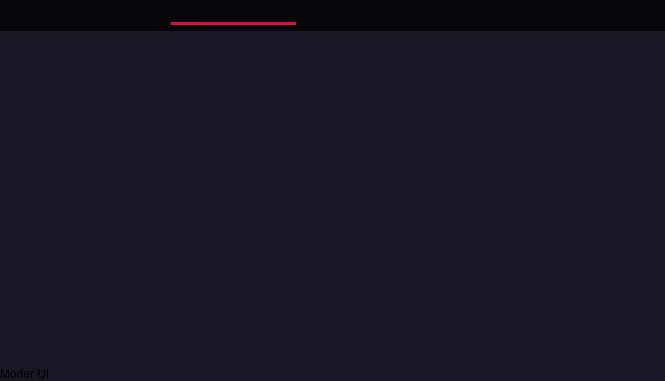
<?xml version="1.0" encoding="UTF-8"?>
<ui version="4.0">
 <class>MainWindow</class>
 <widget class="QMainWindow" name="MainWindow">
  <property name="geometry">
   <rect>
    <x>0</x>
    <y>0</y>
    <width>665</width>
    <height>381</height>
   </rect>
  </property>
  <property name="windowTitle">
   <string>MainWindow</string>
  </property>
  <property name="styleSheet">
   <string notr="true">*{
border:none;
}
</string>
  </property>
  <widget class="QWidget" name="centralwidget">
   <property name="styleSheet">
    <string notr="true">background-color: rgb(24, 24, 36);</string>
   </property>
   <layout class="QHBoxLayout" name="horizontalLayout">
    <property name="spacing">
     <number>0</number>
    </property>
    <property name="leftMargin">
     <number>0</number>
    </property>
    <property name="topMargin">
     <number>0</number>
    </property>
    <property name="rightMargin">
     <number>0</number>
    </property>
    <property name="bottomMargin">
     <number>0</number>
    </property>
    <item>
     <widget class="QFrame" name="slide_menu_container">
      <property name="maximumSize">
       <size>
        <width>0</width>
        <height>16777215</height>
       </size>
      </property>
      <property name="styleSheet">
       <string notr="true">background-color: rgb(9, 5, 13);</string>
      </property>
      <property name="frameShape">
       <enum>QFrame::StyledPanel</enum>
      </property>
      <property name="frameShadow">
       <enum>QFrame::Raised</enum>
      </property>
      <layout class="QVBoxLayout" name="verticalLayout_2">
       <property name="spacing">
        <number>0</number>
       </property>
       <property name="leftMargin">
        <number>0</number>
       </property>
       <property name="topMargin">
        <number>0</number>
       </property>
       <property name="rightMargin">
        <number>0</number>
       </property>
       <property name="bottomMargin">
        <number>0</number>
       </property>
       <item>
        <widget class="QFrame" name="slide_menu">
         <property name="minimumSize">
          <size>
           <width>198</width>
           <height>0</height>
          </size>
         </property>
         <property name="frameShape">
          <enum>QFrame::StyledPanel</enum>
         </property>
         <property name="frameShadow">
          <enum>QFrame::Raised</enum>
         </property>
         <layout class="QVBoxLayout" name="verticalLayout_5">
          <property name="spacing">
           <number>0</number>
          </property>
          <property name="leftMargin">
           <number>0</number>
          </property>
          <property name="topMargin">
           <number>0</number>
          </property>
          <property name="rightMargin">
           <number>0</number>
          </property>
          <property name="bottomMargin">
           <number>0</number>
          </property>
          <item alignment="Qt::AlignTop">
           <widget class="QFrame" name="frame_7">
            <property name="frameShape">
             <enum>QFrame::StyledPanel</enum>
            </property>
            <property name="frameShadow">
             <enum>QFrame::Raised</enum>
            </property>
            <layout class="QHBoxLayout" name="horizontalLayout_8">
             <item alignment="Qt::AlignLeft|Qt::AlignTop">
              <widget class="QLabel" name="label_2">
               <property name="font">
                <font>
                 <pointsize>12</pointsize>
                </font>
               </property>
               <property name="text">
                <string>GES APP</string>
               </property>
              </widget>
             </item>
             <item alignment="Qt::AlignLeft|Qt::AlignTop">
              <widget class="QLabel" name="label_3">
               <property name="text">
                <string/>
               </property>
               <property name="pixmap">
                <pixmap resource="resource.qrc">:/icons/icons/thermometer.svg</pixmap>
               </property>
              </widget>
             </item>
            </layout>
           </widget>
          </item>
          <item>
           <widget class="QFrame" name="frame_8">
            <property name="sizePolicy">
             <sizepolicy hsizetype="Preferred" vsizetype="Expanding">
              <horstretch>0</horstretch>
              <verstretch>0</verstretch>
             </sizepolicy>
            </property>
            <property name="frameShape">
             <enum>QFrame::StyledPanel</enum>
            </property>
            <property name="frameShadow">
             <enum>QFrame::Raised</enum>
            </property>
            <layout class="QVBoxLayout" name="verticalLayout_6">
             <property name="spacing">
              <number>0</number>
             </property>
             <property name="leftMargin">
              <number>0</number>
             </property>
             <property name="topMargin">
              <number>0</number>
             </property>
             <property name="rightMargin">
              <number>0</number>
             </property>
             <property name="bottomMargin">
              <number>0</number>
             </property>
             <item>
              <widget class="QToolBox" name="toolBox">
               <property name="styleSheet">
                <string notr="true">QToolBox{
	background-color: rgb(24, 24, 36);
text-align:left;
}

QToolBox::tab{
border-radius:5px;
	background-color: rgb(17, 16, 26);
text-align:left;
}

</string>
               </property>
               <property name="currentIndex">
                <number>1</number>
               </property>
               <widget class="QWidget" name="page">
                <property name="geometry">
                 <rect>
                  <x>0</x>
                  <y>0</y>
                  <width>198</width>
                  <height>193</height>
                 </rect>
                </property>
                <attribute name="icon">
                 <iconset resource="resource.qrc">
                  <normaloff>:/icons/icons/chevron-down.svg</normaloff>:/icons/icons/chevron-down.svg</iconset>
                </attribute>
                <attribute name="label">
                 <string>Bloc 1</string>
                </attribute>
                <layout class="QVBoxLayout" name="verticalLayout_7">
                 <property name="spacing">
                  <number>0</number>
                 </property>
                 <property name="leftMargin">
                  <number>0</number>
                 </property>
                 <property name="topMargin">
                  <number>0</number>
                 </property>
                 <property name="rightMargin">
                  <number>0</number>
                 </property>
                 <property name="bottomMargin">
                  <number>0</number>
                 </property>
                 <item alignment="Qt::AlignTop">
                  <widget class="QFrame" name="frame_10">
                   <property name="frameShape">
                    <enum>QFrame::StyledPanel</enum>
                   </property>
                   <property name="frameShadow">
                    <enum>QFrame::Raised</enum>
                   </property>
                   <layout class="QVBoxLayout" name="verticalLayout_8">
                    <property name="spacing">
                     <number>0</number>
                    </property>
                    <property name="leftMargin">
                     <number>0</number>
                    </property>
                    <property name="topMargin">
                     <number>0</number>
                    </property>
                    <property name="rightMargin">
                     <number>0</number>
                    </property>
                    <property name="bottomMargin">
                     <number>0</number>
                    </property>
                    <item>
                     <widget class="QPushButton" name="pushButton_10">
                      <property name="text">
                       <string>Item 1</string>
                      </property>
                      <property name="icon">
                       <iconset resource="resource.qrc">
                        <normaloff>:/icons/icons/alert-triangle.svg</normaloff>:/icons/icons/alert-triangle.svg</iconset>
                      </property>
                     </widget>
                    </item>
                    <item>
                     <widget class="QPushButton" name="pushButton_11">
                      <property name="text">
                       <string>Item 2</string>
                      </property>
                      <property name="icon">
                       <iconset resource="resource.qrc">
                        <normaloff>:/icons/icons/bar-chart-2.svg</normaloff>:/icons/icons/bar-chart-2.svg</iconset>
                      </property>
                     </widget>
                    </item>
                    <item>
                     <widget class="QPushButton" name="pushButton_12">
                      <property name="text">
                       <string>Item 3</string>
                      </property>
                      <property name="icon">
                       <iconset resource="resource.qrc">
                        <normaloff>:/icons/icons/key.svg</normaloff>:/icons/icons/key.svg</iconset>
                      </property>
                     </widget>
                    </item>
                   </layout>
                  </widget>
                 </item>
                </layout>
               </widget>
               <widget class="QWidget" name="page_2">
                <property name="geometry">
                 <rect>
                  <x>0</x>
                  <y>0</y>
                  <width>198</width>
                  <height>193</height>
                 </rect>
                </property>
                <attribute name="icon">
                 <iconset resource="resource.qrc">
                  <normaloff>:/icons/icons/chevron-down.svg</normaloff>:/icons/icons/chevron-down.svg</iconset>
                </attribute>
                <attribute name="label">
                 <string>Bloc 2</string>
                </attribute>
                <layout class="QVBoxLayout" name="verticalLayout_9">
                 <property name="spacing">
                  <number>0</number>
                 </property>
                 <property name="leftMargin">
                  <number>0</number>
                 </property>
                 <property name="topMargin">
                  <number>0</number>
                 </property>
                 <property name="rightMargin">
                  <number>0</number>
                 </property>
                 <property name="bottomMargin">
                  <number>0</number>
                 </property>
                 <item alignment="Qt::AlignTop">
                  <widget class="QFrame" name="frame_11">
                   <property name="frameShape">
                    <enum>QFrame::StyledPanel</enum>
                   </property>
                   <property name="frameShadow">
                    <enum>QFrame::Raised</enum>
                   </property>
                   <layout class="QVBoxLayout" name="verticalLayout_10">
                    <property name="spacing">
                     <number>0</number>
                    </property>
                    <property name="leftMargin">
                     <number>0</number>
                    </property>
                    <property name="topMargin">
                     <number>0</number>
                    </property>
                    <property name="rightMargin">
                     <number>0</number>
                    </property>
                    <property name="bottomMargin">
                     <number>0</number>
                    </property>
                    <item>
                     <widget class="QPushButton" name="pushButton_13">
                      <property name="text">
                       <string>Sub menu 1</string>
                      </property>
                      <property name="icon">
                       <iconset resource="resource.qrc">
                        <normaloff>:/icons/icons/printer.svg</normaloff>:/icons/icons/printer.svg</iconset>
                      </property>
                     </widget>
                    </item>
                    <item>
                     <widget class="QPushButton" name="pushButton_14">
                      <property name="text">
                       <string>Sub menu 2</string>
                      </property>
                      <property name="icon">
                       <iconset resource="resource.qrc">
                        <normaloff>:/icons/icons/phone-incoming.svg</normaloff>:/icons/icons/phone-incoming.svg</iconset>
                      </property>
                     </widget>
                    </item>
                   </layout>
                  </widget>
                 </item>
                </layout>
               </widget>
               <widget class="QWidget" name="page_3">
                <property name="geometry">
                 <rect>
                  <x>0</x>
                  <y>0</y>
                  <width>198</width>
                  <height>193</height>
                 </rect>
                </property>
                <attribute name="icon">
                 <iconset resource="resource.qrc">
                  <normaloff>:/icons/icons/chevron-down.svg</normaloff>:/icons/icons/chevron-down.svg</iconset>
                </attribute>
                <attribute name="label">
                 <string>Bloc 3</string>
                </attribute>
               </widget>
               <widget class="QWidget" name="page_4">
                <property name="geometry">
                 <rect>
                  <x>0</x>
                  <y>0</y>
                  <width>198</width>
                  <height>193</height>
                 </rect>
                </property>
                <attribute name="icon">
                 <iconset resource="resource.qrc">
                  <normaloff>:/icons/icons/chevron-down.svg</normaloff>:/icons/icons/chevron-down.svg</iconset>
                </attribute>
                <attribute name="label">
                 <string>Bloc 4</string>
                </attribute>
               </widget>
              </widget>
             </item>
            </layout>
           </widget>
          </item>
          <item alignment="Qt::AlignBottom">
           <widget class="QFrame" name="frame_9">
            <property name="frameShape">
             <enum>QFrame::StyledPanel</enum>
            </property>
            <property name="frameShadow">
             <enum>QFrame::Raised</enum>
            </property>
            <layout class="QHBoxLayout" name="horizontalLayout_9">
             <property name="spacing">
              <number>0</number>
             </property>
             <property name="leftMargin">
              <number>0</number>
             </property>
             <property name="topMargin">
              <number>0</number>
             </property>
             <property name="rightMargin">
              <number>0</number>
             </property>
             <property name="bottomMargin">
              <number>0</number>
             </property>
             <item alignment="Qt::AlignLeft|Qt::AlignBottom">
              <widget class="QPushButton" name="exit_button">
               <property name="text">
                <string>Exit</string>
               </property>
               <property name="icon">
                <iconset resource="resource.qrc">
                 <normaloff>:/icons/icons/external-link.svg</normaloff>:/icons/icons/external-link.svg</iconset>
               </property>
               <property name="iconSize">
                <size>
                 <width>16</width>
                 <height>16</height>
                </size>
               </property>
              </widget>
             </item>
            </layout>
           </widget>
          </item>
         </layout>
        </widget>
       </item>
      </layout>
     </widget>
    </item>
    <item>
     <widget class="QFrame" name="main_body">
      <property name="frameShape">
       <enum>QFrame::StyledPanel</enum>
      </property>
      <property name="frameShadow">
       <enum>QFrame::Raised</enum>
      </property>
      <layout class="QVBoxLayout" name="verticalLayout">
       <property name="spacing">
        <number>0</number>
       </property>
       <property name="leftMargin">
        <number>0</number>
       </property>
       <property name="topMargin">
        <number>0</number>
       </property>
       <property name="rightMargin">
        <number>0</number>
       </property>
       <property name="bottomMargin">
        <number>0</number>
       </property>
       <item alignment="Qt::AlignTop">
        <widget class="QFrame" name="header_frame">
         <property name="styleSheet">
          <string notr="true">background-color: rgb(9, 5, 13);</string>
         </property>
         <property name="frameShape">
          <enum>QFrame::StyledPanel</enum>
         </property>
         <property name="frameShadow">
          <enum>QFrame::Raised</enum>
         </property>
         <layout class="QHBoxLayout" name="horizontalLayout_2">
          <property name="spacing">
           <number>6</number>
          </property>
          <property name="leftMargin">
           <number>6</number>
          </property>
          <property name="topMargin">
           <number>6</number>
          </property>
          <property name="rightMargin">
           <number>6</number>
          </property>
          <property name="bottomMargin">
           <number>6</number>
          </property>
          <item alignment="Qt::AlignLeft|Qt::AlignTop">
           <widget class="QFrame" name="frame_4">
            <property name="frameShape">
             <enum>QFrame::StyledPanel</enum>
            </property>
            <property name="frameShadow">
             <enum>QFrame::Raised</enum>
            </property>
            <layout class="QHBoxLayout" name="horizontalLayout_7">
             <property name="spacing">
              <number>0</number>
             </property>
             <property name="leftMargin">
              <number>0</number>
             </property>
             <property name="topMargin">
              <number>0</number>
             </property>
             <property name="rightMargin">
              <number>0</number>
             </property>
             <property name="bottomMargin">
              <number>0</number>
             </property>
             <item alignment="Qt::AlignLeft|Qt::AlignTop">
              <widget class="QPushButton" name="open_close_sidebar_button">
               <property name="text">
                <string/>
               </property>
               <property name="icon">
                <iconset resource="resource.qrc">
                 <normaloff>:/icons/icons/align-left.svg</normaloff>:/icons/icons/align-left.svg</iconset>
               </property>
               <property name="iconSize">
                <size>
                 <width>32</width>
                 <height>32</height>
                </size>
               </property>
              </widget>
             </item>
            </layout>
           </widget>
          </item>
          <item alignment="Qt::AlignLeft|Qt::AlignTop">
           <widget class="QFrame" name="frame_3">
            <property name="frameShape">
             <enum>QFrame::StyledPanel</enum>
            </property>
            <property name="frameShadow">
             <enum>QFrame::Raised</enum>
            </property>
            <layout class="QHBoxLayout" name="horizontalLayout_6">
             <property name="spacing">
              <number>0</number>
             </property>
             <property name="leftMargin">
              <number>0</number>
             </property>
             <property name="topMargin">
              <number>0</number>
             </property>
             <property name="rightMargin">
              <number>0</number>
             </property>
             <property name="bottomMargin">
              <number>0</number>
             </property>
             <item alignment="Qt::AlignLeft">
              <widget class="QLineEdit" name="lineEdit">
               <property name="minimumSize">
                <size>
                 <width>125</width>
                 <height>0</height>
                </size>
               </property>
               <property name="styleSheet">
                <string notr="true">border-bottom:3px solid rgb(230,5,64);</string>
               </property>
               <property name="placeholderText">
                <string>Seach</string>
               </property>
              </widget>
             </item>
             <item alignment="Qt::AlignLeft">
              <widget class="QPushButton" name="pushButton_6">
               <property name="text">
                <string/>
               </property>
               <property name="icon">
                <iconset resource="resource.qrc">
                 <normaloff>:/icons/icons/search.svg</normaloff>:/icons/icons/search.svg</iconset>
               </property>
              </widget>
             </item>
            </layout>
           </widget>
          </item>
          <item alignment="Qt::AlignHCenter|Qt::AlignTop">
           <widget class="QFrame" name="frame_2">
            <property name="frameShape">
             <enum>QFrame::StyledPanel</enum>
            </property>
            <property name="frameShadow">
             <enum>QFrame::Raised</enum>
            </property>
            <layout class="QHBoxLayout" name="horizontalLayout_5">
             <property name="leftMargin">
              <number>0</number>
             </property>
             <property name="topMargin">
              <number>0</number>
             </property>
             <property name="rightMargin">
              <number>0</number>
             </property>
             <property name="bottomMargin">
              <number>0</number>
             </property>
             <item>
              <widget class="QPushButton" name="pushButton_5">
               <property name="text">
                <string/>
               </property>
               <property name="icon">
                <iconset resource="resource.qrc">
                 <normaloff>:/icons/icons/user.svg</normaloff>:/icons/icons/user.svg</iconset>
               </property>
              </widget>
             </item>
             <item>
              <widget class="QPushButton" name="pushButton_4">
               <property name="text">
                <string/>
               </property>
               <property name="icon">
                <iconset resource="resource.qrc">
                 <normaloff>:/icons/icons/bell.svg</normaloff>:/icons/icons/bell.svg</iconset>
               </property>
              </widget>
             </item>
            </layout>
           </widget>
          </item>
          <item alignment="Qt::AlignRight|Qt::AlignTop">
           <widget class="QFrame" name="frame">
            <property name="frameShape">
             <enum>QFrame::StyledPanel</enum>
            </property>
            <property name="frameShadow">
             <enum>QFrame::Raised</enum>
            </property>
            <layout class="QHBoxLayout" name="horizontalLayout_4">
             <property name="spacing">
              <number>0</number>
             </property>
             <property name="leftMargin">
              <number>0</number>
             </property>
             <property name="topMargin">
              <number>0</number>
             </property>
             <property name="rightMargin">
              <number>0</number>
             </property>
             <property name="bottomMargin">
              <number>0</number>
             </property>
             <item>
              <widget class="QPushButton" name="minimize_window_button">
               <property name="text">
                <string/>
               </property>
               <property name="icon">
                <iconset resource="resource.qrc">
                 <normaloff>:/icons/icons/arrow-down-left.svg</normaloff>:/icons/icons/arrow-down-left.svg</iconset>
               </property>
              </widget>
             </item>
             <item>
              <widget class="QPushButton" name="restore_window_button">
               <property name="text">
                <string/>
               </property>
               <property name="icon">
                <iconset resource="resource.qrc">
                 <normaloff>:/icons/icons/maximize-2.svg</normaloff>:/icons/icons/maximize-2.svg</iconset>
               </property>
              </widget>
             </item>
             <item>
              <widget class="QPushButton" name="close_window_button">
               <property name="text">
                <string/>
               </property>
               <property name="icon">
                <iconset resource="resource.qrc">
                 <normaloff>:/icons/icons/x.svg</normaloff>:/icons/icons/x.svg</iconset>
               </property>
              </widget>
             </item>
            </layout>
           </widget>
          </item>
         </layout>
        </widget>
       </item>
       <item>
        <widget class="QFrame" name="main_body_content">
         <property name="sizePolicy">
          <sizepolicy hsizetype="Preferred" vsizetype="Expanding">
           <horstretch>0</horstretch>
           <verstretch>0</verstretch>
          </sizepolicy>
         </property>
         <property name="frameShape">
          <enum>QFrame::StyledPanel</enum>
         </property>
         <property name="frameShadow">
          <enum>QFrame::Raised</enum>
         </property>
        </widget>
       </item>
       <item alignment="Qt::AlignBottom">
        <widget class="QFrame" name="footer">
         <property name="frameShape">
          <enum>QFrame::StyledPanel</enum>
         </property>
         <property name="frameShadow">
          <enum>QFrame::Raised</enum>
         </property>
         <layout class="QHBoxLayout" name="horizontalLayout_3">
          <property name="spacing">
           <number>0</number>
          </property>
          <property name="leftMargin">
           <number>0</number>
          </property>
          <property name="topMargin">
           <number>0</number>
          </property>
          <property name="rightMargin">
           <number>0</number>
          </property>
          <property name="bottomMargin">
           <number>0</number>
          </property>
          <item>
           <widget class="QFrame" name="frame_6">
            <property name="frameShape">
             <enum>QFrame::StyledPanel</enum>
            </property>
            <property name="frameShadow">
             <enum>QFrame::Raised</enum>
            </property>
            <layout class="QVBoxLayout" name="verticalLayout_4">
             <property name="spacing">
              <number>0</number>
             </property>
             <property name="leftMargin">
              <number>0</number>
             </property>
             <property name="topMargin">
              <number>0</number>
             </property>
             <property name="rightMargin">
              <number>0</number>
             </property>
             <property name="bottomMargin">
              <number>0</number>
             </property>
             <item alignment="Qt::AlignBottom">
              <widget class="QLabel" name="label">
               <property name="text">
                <string>Moder UI</string>
               </property>
              </widget>
             </item>
            </layout>
           </widget>
          </item>
          <item>
           <widget class="QFrame" name="frame_5">
            <property name="frameShape">
             <enum>QFrame::StyledPanel</enum>
            </property>
            <property name="frameShadow">
             <enum>QFrame::Raised</enum>
            </property>
            <layout class="QVBoxLayout" name="verticalLayout_3">
             <property name="spacing">
              <number>0</number>
             </property>
             <property name="leftMargin">
              <number>0</number>
             </property>
             <property name="topMargin">
              <number>0</number>
             </property>
             <property name="rightMargin">
              <number>0</number>
             </property>
             <property name="bottomMargin">
              <number>0</number>
             </property>
             <item alignment="Qt::AlignBottom">
              <widget class="QPushButton" name="pushButton_7">
               <property name="text">
                <string/>
               </property>
               <property name="icon">
                <iconset resource="resource.qrc">
                 <normaloff>:/icons/icons/box.svg</normaloff>:/icons/icons/box.svg</iconset>
               </property>
              </widget>
             </item>
            </layout>
           </widget>
          </item>
          <item alignment="Qt::AlignRight|Qt::AlignBottom">
           <widget class="QFrame" name="size_grip">
            <property name="minimumSize">
             <size>
              <width>10</width>
              <height>10</height>
             </size>
            </property>
            <property name="maximumSize">
             <size>
              <width>10</width>
              <height>10</height>
             </size>
            </property>
            <property name="frameShape">
             <enum>QFrame::StyledPanel</enum>
            </property>
            <property name="frameShadow">
             <enum>QFrame::Raised</enum>
            </property>
           </widget>
          </item>
         </layout>
        </widget>
       </item>
      </layout>
     </widget>
    </item>
   </layout>
  </widget>
 </widget>
 <resources>
  <include location="resource.qrc"/>
 </resources>
 <connections/>
</ui>
